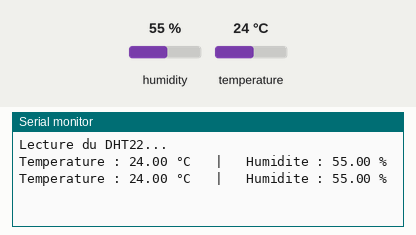
This program was run on a simulated ESP32. Shown: the last lines printed to the serial monitor. The test bench sets the inputs (shaded band); at power-on: humidity 55 %, temperature 24 °C.

Above: at 4.8 s.
4.9 s: humidity set to 22 %
At 7.1 s:
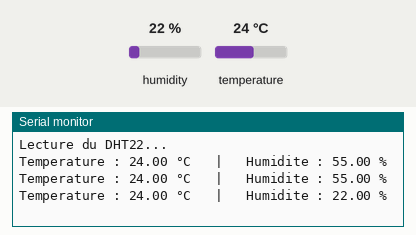
7.9 s: temperature set to 12 °C
At 8.8 s:
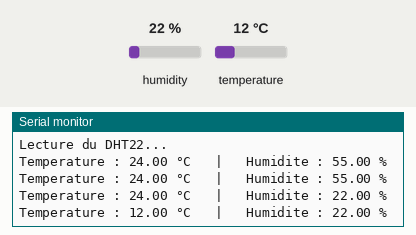
10.9 s: humidity set to 40 %
At 13.4 s:
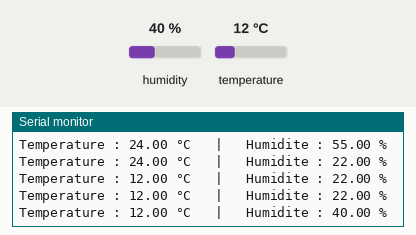
Timing chart, 0 to 14.9 s (numbered marks = the images above; inputs shaded):
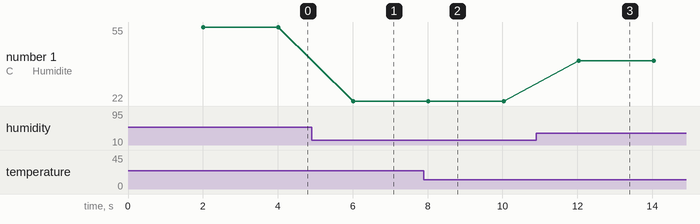

The program:

main.cpp
```cpp
#include <Arduino.h>
#include <DHT.h>

// --- Configuration du capteur ---
#define DHT_PIN  4        // la broche OUT du DHT22 est sur GPIO 4
#define DHT_TYPE DHT22    // on précise le modèle (DHT22, pas DHT11)

DHT dht(DHT_PIN, DHT_TYPE);   // on crée l'objet "dht" qui gère le capteur

void setup() {
  Serial.begin(115200);
  dht.begin();              // initialise le capteur
  Serial.println("Lecture du DHT22...");
}

void loop() {
  // Le DHT22 est lent : on attend 2 secondes entre deux lectures
  delay(2000);

  float humidite    = dht.readHumidity();      // lecture humidité (%)
  float temperature = dht.readTemperature();   // lecture température (°C)

  // Les premières lectures échouent parfois -> on vérifie avant d'utiliser
  if (isnan(humidite) || isnan(temperature)) {
    Serial.println("Echec de lecture du capteur !");
    return;   // on saute ce tour de boucle et on réessaie
  }

  // Affichage
  Serial.print("Temperature : ");
  Serial.print(temperature);
  Serial.print(" °C   |   Humidite : ");
  Serial.print(humidite);
  Serial.println(" %");
}
```

Measured:
- after the input at 4.9 s, the serial monitor: prints a new line after 1.1 s (image 1)
- after the input at 7.9 s, the serial monitor: prints a new line after 0.12 s (image 2)
- after the input at 10.9 s, the serial monitor: prints a new line after 1.1 s (image 3)
- plotted number 1: 55 → 22 after the input at 4.9 s, 22 → 40 after the input at 10.9 s
